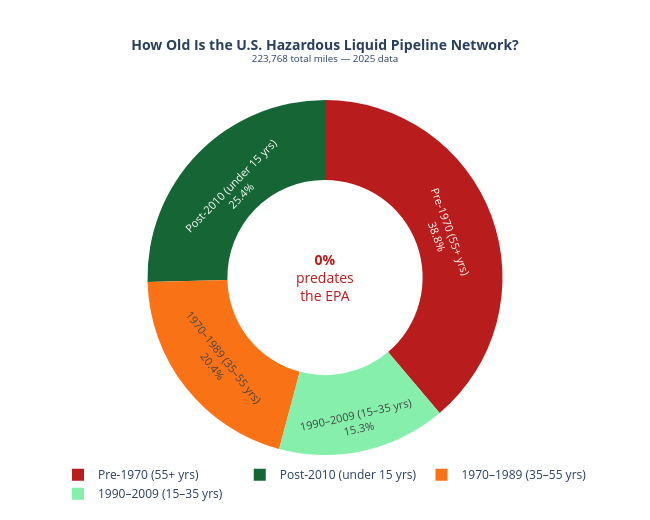

This figure's notebook cell:
### Markdown cell above
---
## 6. Visual 3C — Age Tier Donut (simplified for general audience)

Four buckets that tell the story simply: *before the EPA / before modern regulations / recent*

### Code cell
# Bucket definitions (installation decade → age tier in 2025)
tier_map = {
    'Pre-1920': 'Pre-1970 (55+ yrs)',
    '1920s':    'Pre-1970 (55+ yrs)',
    '1930s':    'Pre-1970 (55+ yrs)',
    '1940s':    'Pre-1970 (55+ yrs)',
    '1950s':    'Pre-1970 (55+ yrs)',
    '1960s':    'Pre-1970 (55+ yrs)',
    '1970s':    '1970–1989 (35–55 yrs)',
    '1980s':    '1970–1989 (35–55 yrs)',
    '1990s':    '1990–2009 (15–35 yrs)',
    '2000s':    '1990–2009 (15–35 yrs)',
    '2010s':    'Post-2010 (under 15 yrs)',
    '2020s':    'Post-2010 (under 15 yrs)',
}

tier_context = {
    'Pre-1970 (55+ yrs)':        'Before the EPA, Clean Water Act, or any federal hazardous liquid pipeline safety law',
    '1970–1989 (35–55 yrs)':     'Early regulatory era — basic federal oversight just beginning',
    '1990–2009 (15–35 yrs)':     'Post-Exxon Valdez reform era — modern standards taking shape',
    'Post-2010 (under 15 yrs)':  'Modern construction — shale boom pipeline surge',
}

tier_totals = {}
for dec, mi in snap_2025.items():
    tier = tier_map.get(dec)
    if tier:
        tier_totals[tier] = tier_totals.get(tier, 0) + mi

tier_order = [
    'Pre-1970 (55+ yrs)',
    '1970–1989 (35–55 yrs)',
    '1990–2009 (15–35 yrs)',
    'Post-2010 (under 15 yrs)',
]
tier_colors = ['#B91C1C', '#F97316', '#86EFAC', '#166534']

labels = tier_order
values = [tier_totals[t] for t in tier_order]
pcts   = [v/total_2025_decade*100 for v in values]

fig_donut = go.Figure(go.Pie(
    labels=labels,
    values=values,
    hole=0.55,
    marker_colors=tier_colors,
    customdata=[[tier_context[t], f'{v:,.0f} miles', f'{p:.1f}%'] for t, v, p in zip(tier_order, values, pcts)],
    hovertemplate=(
        '<b>%{label}</b><br>'
        '%{customdata[1]}  (%{customdata[2]})<br>'
        '<i>%{customdata[0]}</i><extra></extra>'
    ),
    textinfo='percent+label',
    textfont=dict(size=11),
))

fig_donut.update_layout(
    title=dict(
        text='<b>How Old Is the U.S. Hazardous Liquid Pipeline Network?</b><br>'
             f'<sup>{total_2025_decade:,.0f} total miles — 2025 data</sup>',
        font=dict(size=14), x=0.5, xanchor='center'
    ),
    annotations=[dict(
        text=f'<b>{pre_1970_miles/total_2025_decade*100:.0f}%</b><br>predates<br>the EPA',
        x=0.5, y=0.5,
        font=dict(size=14, color='#B91C1C'),
        showarrow=False
    )],
    plot_bgcolor='white', paper_bgcolor='white',
    width=650, height=520,
    margin=dict(l=40, r=40, t=100, b=40),
    legend=dict(orientation='h', yanchor='bottom', y=-0.15, xanchor='center', x=0.5)
)

fig_donut.show()

for t, v, p in zip(tier_order, values, pcts):
    print(f"  {t:35s} {v:9,.0f} mi  {p:.1f}%")

### Figure 1 — Plotly figure (JSON) as saved in the notebook; plotly's stock layout.template omitted (floating-point values rounded to 4 significant figures)
{"data": [{"customdata": [["Before the EPA, Clean Water Act, or any federal hazardous liquid pipeline safety law", "86,880 miles", "38.8%"], ["Early regulatory era — basic federal oversight just beginning", "45,730 miles", "20.4%"], ["Post-Exxon Valdez reform era — modern standards taking shape", "34,319 miles", "15.3%"], ["Modern construction — shale boom pipeline surge", "56,839 miles", "25.4%"]], "hole": 0.55, "hovertemplate": "<b>%{label}</b><br>%{customdata[1]}  (%{customdata[2]})<br><i>%{customdata[0]}</i><extra></extra>", "labels": ["Pre-1970 (55+ yrs)", "1970–1989 (35–55 yrs)", "1990–2009 (15–35 yrs)", "Post-2010 (under 15 yrs)"], "marker": {"colors": ["#B91C1C", "#F97316", "#86EFAC", "#166534"]}, "textfont": {"size": 11}, "textinfo": "percent+label", "type": "pie", "values": [86880.0, 45730.0, 34320.0, 56840.0]}], "layout": {"annotations": [{"font": {"color": "#B91C1C", "size": 14}, "showarrow": false, "text": "<b>0%</b><br>predates<br>the EPA", "x": 0.5, "y": 0.5}], "height": 520, "legend": {"orientation": "h", "x": 0.5, "xanchor": "center", "y": -0.15, "yanchor": "bottom"}, "margin": {"b": 40, "l": 40, "r": 40, "t": 100}, "paper_bgcolor": "white", "plot_bgcolor": "white", "title": {"font": {"size": 14}, "text": "<b>How Old Is the U.S. Hazardous Liquid Pipeline Network?</b><br><sup>223,768 total miles — 2025 data</sup>", "x": 0.5, "xanchor": "center"}, "width": 650}}
